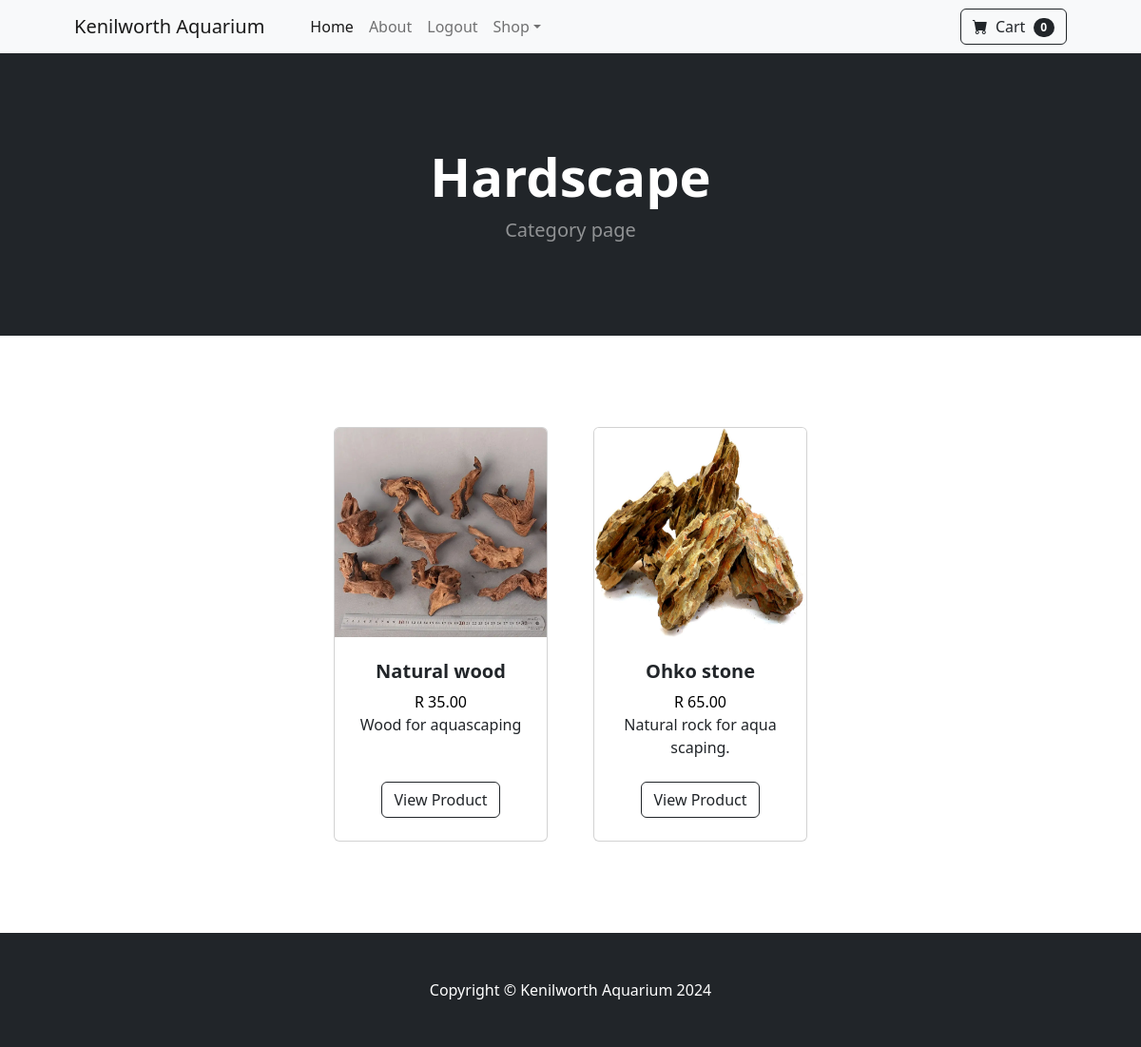
/category/Hardscape (signed in), run on the app's committed database.
### store/models.py (models this page shows, shortened)
class Category(models.Model):
    name = models.CharField(max_length=50)
    def __str__(self):
        return self.name
    class Meta:
        verbose_name_plural = 'categories'

class Product(models.Model):
    name = models.CharField(max_length=50)
    price = models.DecimalField(default=0, decimal_places=2, max_digits=6)
    catergory = models.ForeignKey(Category, on_delete=models.CASCADE, default=1)
    description = models.CharField(max_length=250, default='',blank=True)
    image = models.ImageField(upload_to='uploads/product/')
    is_sale = models.BooleanField(default=False)
    sale_price = models.DecimalField(default=0, decimal_places=2, max_digits=6)

### store/views.py (the view)
# urls.py: path('category/<str:foo>', views.category, name = 'category'),
def category(request, foo):
    foo = foo.replace('-', ' ')
    try:
        catergory = Category.objects.get(name=foo)
        products = Product.objects.filter(catergory=catergory)
        return render(request, 'category.html', {'products': products, 'catergory': catergory})
    except Category.DoesNotExist:
        messages.success(request, "The category does not exist...")
        return redirect('home')

### cart/context_processors.py (called while the page is built)
def cart(requets):
    return {'cart': Cart(requets)}

### store/templates/category.html
{% extends 'base.html' %}
{% block content %}
        <header class="bg-dark py-5">
            <div class="container px-4 px-lg-5 my-5">
                <div class="text-center text-white">
                    <h1 class="display-4 fw-bolder">{{ catergory }}</h1>
                    <p class="lead fw-normal text-white-50 mb-0">Category page</p>
                </div>
            </div>
        </header>
        <section class="py-5">
            <div class="container px-4 px-lg-5 mt-5">
                <div class="row gx-4 gx-lg-5 row-cols-2 row-cols-md-3 row-cols-xl-4 justify-content-center">
                    {% for product in products %}
                    {% if product.is_sale %}
                    <div class="col mb-5">
                        <div class="card h-100">
                            <div class="badge bg-dark text-white position-absolute" style="top: 0.5rem; right: 0.5rem">Sale</div>
                            <img class="card-img-top" src="{{ product.image.url }}" alt="..." height="220x" width="450x"/>
                            <div class="card-body p-4">
                                <div class="text-center">
                                    <h5 class="fw-bolder">{{ product.name }}</h5>
                                    <span class="text-muted text-decoration-line-through">R {{ product.price }}</span>
                                    {{ product.sale_price }}
                                    <br/>
                                    {{ product.description }}
                                </div>
                            </div>
                            <div class="card-footer p-4 pt-0 border-top-0 bg-transparent">
                                <div class="text-center"><a class="btn btn-outline-dark mt-auto" href="{% url 'product' product.id %}">View Product</a></div>
                            </div>
                        </div>
                    </div>
                    {% else %}
                    <div class="col mb-5">
                        <div class="card h-100">
                            <img class="card-img-top" src="{{ product.image.url }}" alt="..." height="220x" width="450x"/>
                            <div class="card-body p-4">
                                <div class="text-center">
                                    <h5 class="fw-bolder">{{ product.name }}</h5>
                                    <span class="text-black">R {{ product.price }}</span>
                                    <br/>
                                    {{ product.description }}
                                </div>
                            </div>
                            <div class="card-footer p-4 pt-0 border-top-0 bg-transparent">
                                <div class="text-center"><a class="btn btn-outline-dark mt-auto" href="{% url 'product' product.id %}">View Product</a></div>
                            </div>
                        </div>
                    </div>
                    {% endif %}
                {% endfor %}
                </div>
            </div>
        </section>
{% endblock %}

### data on the page
Category: name "Hardscape"
Product: image (picture), name "Natural wood", price "35.00", description "Wood for aquascaping"
Product: image (picture), name "Ohko stone", price "65.00", description "Natural rock for aqua scaping."
